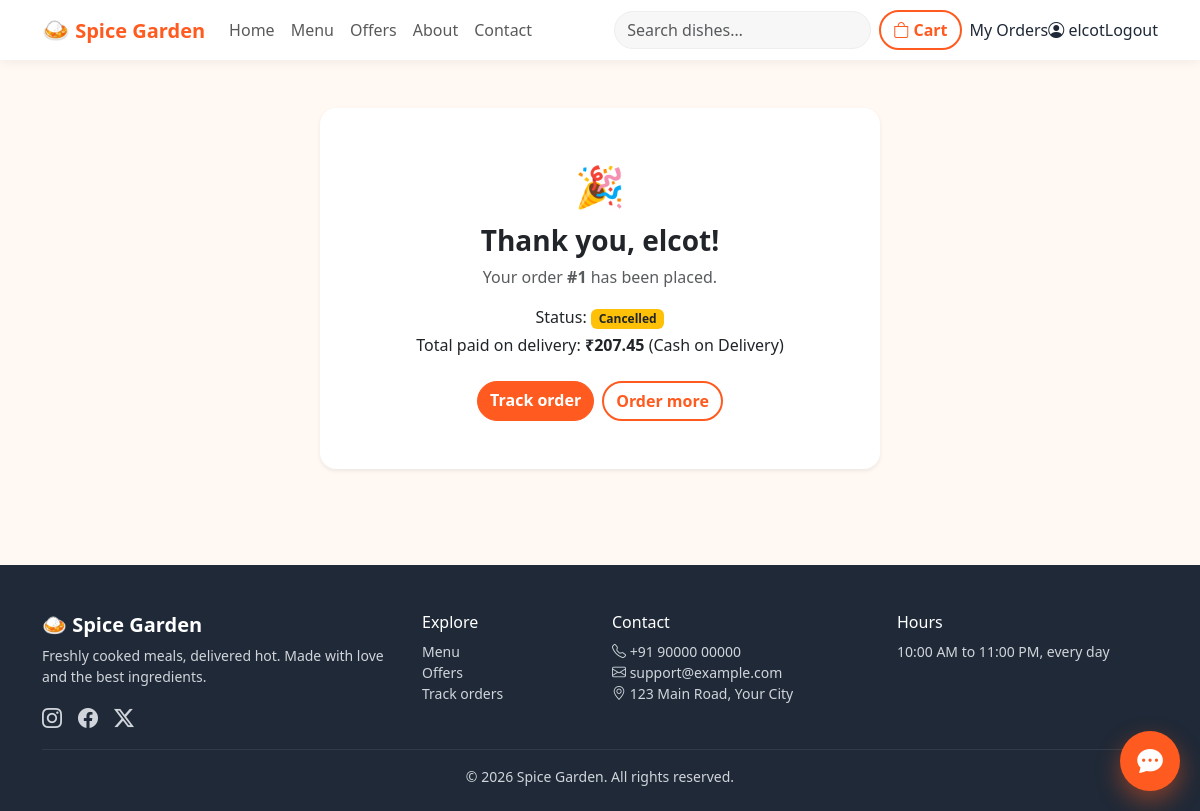
The app's page /orders/1/success/ (signed in) with its own data.
### orders/models.py (models this page shows, shortened)
class Order(models.Model):
    class Status(models.TextChoices):
        PLACED = "placed", "Order Placed"
        CONFIRMED = "confirmed", "Order Confirmed"
        PREPARING = "preparing", "Preparing"
        READY = "ready", "Ready for Pickup"
        OUT_FOR_DELIVERY = "out_for_delivery", "Out for Delivery"
        DELIVERED = "delivered", "Delivered"
        CANCELLED = "cancelled", "Cancelled"
    class PaymentMethod(models.TextChoices):
        COD = "cod", "Cash on Delivery"
        ONLINE = "online", "Online Payment (demo)"
    class PaymentStatus(models.TextChoices):
        PENDING = "pending", "Pending"
        PAID = "paid", "Paid"
        FAILED = "failed", "Failed"
        REFUNDED = "refunded", "Refunded"
    user = models.ForeignKey(settings.AUTH_USER_MODEL, on_delete=models.CASCADE, related_name="orders")
    coupon = models.ForeignKey(Coupon, null=True, blank=True, on_delete=models.SET_NULL, related_name="orders")
    status = models.CharField(max_length=20, choices=Status.choices, default=Status.PLACED, db_index=True)
    payment_method = models.CharField(max_length=10, choices=PaymentMethod.choices, default=PaymentMethod.COD)
    payment_status = models.CharField(max_length=10, choices=PaymentStatus.choices, default=PaymentStatus.PENDING)
    customer_name = models.CharField(max_length=120)
    phone = models.CharField(max_length=15)
    delivery_address = models.TextField()
    special_note = models.CharField(max_length=200, blank=True)
    subtotal = models.DecimalField(max_digits=10, decimal_places=2, default=Decimal("0.00"))
    discount = models.DecimalField(max_digits=10, decimal_places=2, default=Decimal("0.00"))
    tax = models.DecimalField(max_digits=10, decimal_places=2, default=Decimal("0.00"))
    delivery_fee = models.DecimalField(max_digits=10, decimal_places=2, default=Decimal("0.00"))
    total = models.DecimalField(max_digits=10, decimal_places=2, default=Decimal("0.00"))
    created_at = models.DateTimeField(auto_now_add=True)
    updated_at = models.DateTimeField(auto_now=True)
    class Meta:
        ordering = ["-created_at"]
        indexes = [models.Index(fields=["user", "status"])]

### orders/views.py (the view)
# urls.py: path("orders/<int:pk>/success/", views.order_success, name="order_success"),
@login_required
def order_success(request, pk):
    order = get_object_or_404(Order, pk=pk, user=request.user)
    return render(request, "order_success.html", {"order": order})

### orders/context_processors.py (called while the page is built)
def cart(request):
    cart_data = request.session.get("cart", {})
    return {"cart_count": sum(cart_data.values())}

def site(request):
    return {
        "site": {
            "name": settings.RESTAURANT_NAME,
            "hours": settings.RESTAURANT_HOURS,
            "address": settings.RESTAURANT_ADDRESS,
            "email": settings.SUPPORT_EMAIL,
            "phone": settings.SUPPORT_PHONE,
        }
    }

### templates/order_success.html (shortened to what this page needs)
{% extends "base.html" %}
{% block content %}
<div class="container py-5">
  <div class="card border-0 shadow-sm rounded-4 p-4 p-md-5 text-center mx-auto" style="max-width:560px">
    <div class="fs-1">🎉</div>
    <h1 class="h3 fw-bold mt-2">Thank you, {{ order.customer_name }}!</h1>
    <p class="text-muted">Your order <strong>#{{ order.pk }}</strong> has been placed.</p>
    <p class="mb-1">Status: <span class="badge bg-warning text-dark">{{ order.get_status_display }}</span></p>
    <p class="mb-4">Total paid on delivery: <strong>₹{{ order.total }}</strong> ({{ order.get_payment_method_display }})</p>
    <div class="d-flex gap-2 justify-content-center flex-wrap">
      <a class="btn btn-brand" href="{% url 'order_detail' order.pk %}">Track order</a>
      <a class="btn btn-outline-brand" href="{% url 'menu' %}">Order more</a>
    </div>
  </div>
</div>
{% endblock %}

### templates/base.html (shortened to what this page needs)
{% load static %}
<!doctype html>
<html lang="en">
<head>
  <link href="https://cdn.jsdelivr.net/npm/bootstrap@5.3.3/dist/css/bootstrap.min.css" rel="stylesheet">
  <link href="https://cdn.jsdelivr.net/npm/bootstrap-icons@1.11.3/font/bootstrap-icons.min.css" rel="stylesheet">
  <link href="{% static 'css/style.css' %}" rel="stylesheet">
  <link href="{% static 'css/chatbot.css' %}" rel="stylesheet">
</head>
<body class="d-flex flex-column min-vh-100">
<nav class="navbar navbar-expand-lg sticky-top brand-nav">
  <div class="container">
    <a class="navbar-brand fw-bold" href="{% url 'home' %}"><span class="brand-logo">🍛</span> {{ site.name }}</a>
    <div class="collapse navbar-collapse" id="mainNav">
      <ul class="navbar-nav me-auto">
        <li class="nav-item"><a class="nav-link" href="{% url 'home' %}">Home</a></li>
        <li class="nav-item"><a class="nav-link" href="{% url 'menu' %}">Menu</a></li>
        <li class="nav-item"><a class="nav-link" href="{% url 'home' %}#offers">Offers</a></li>
        <li class="nav-item"><a class="nav-link" href="{% url 'home' %}#about">About</a></li>
        <li class="nav-item"><a class="nav-link" href="#contact">Contact</a></li>
      </ul>
      <form class="search-form me-lg-2 my-2 my-lg-0" action="{% url 'menu' %}" method="get" role="search">
        <input class="form-control" type="search" name="q" placeholder="Search dishes…" aria-label="Search dishes" value="{{ request.GET.q }}">
      </form>
      <a class="btn btn-outline-brand me-lg-2 mb-2 mb-lg-0" href="{% url 'cart' %}" aria-label="View cart">
        <i class="bi bi-bag"></i> Cart {% if cart_count %}<span class="badge bg-brand">{{ cart_count }}</span>{% endif %}
      </a>
      {% if user.is_authenticated %}
        <a class="nav-link" href="{% url 'order_list' %}">My Orders</a>
        <a class="nav-link" href="{% url 'profile' %}"><i class="bi bi-person-circle"></i> {{ user.first_name|default:user.username }}</a>
        <form method="post" action="{% url 'logout' %}" class="d-inline">
          <button class="btn btn-link nav-link" type="submit">Logout</button>
        </form>
      {% else %}
        <a class="btn btn-brand me-2" href="{% url 'login' %}">Login</a>
        <a class="btn btn-outline-brand" href="{% url 'signup' %}">Sign up</a>
      {% endif %}
    </div>
  </div>
</nav>
<main class="flex-grow-1">
  {% block content %}{% endblock %}
</main>
<footer class="site-footer mt-5 pt-5 pb-4" id="contact">
  <div class="container">
    <div class="row g-4">
      <div class="col-md-4">
        <h5 class="text-white fw-bold">🍛 {{ site.name }}</h5>
        <p class="small">Freshly cooked meals, delivered hot. Made with love and the best ingredients.</p>
        <div class="d-flex gap-3 fs-5">
          <a href="#" aria-label="Instagram"><i class="bi bi-instagram"></i></a>
          <a href="#" aria-label="Facebook"><i class="bi bi-facebook"></i></a>
          <a href="#" aria-label="Twitter"><i class="bi bi-twitter-x"></i></a>
        </div>
      </div>
      <div class="col-6 col-md-2">
        <h6 class="text-white">Explore</h6>
        <ul class="list-unstyled small">
          <li><a href="{% url 'menu' %}">Menu</a></li>
          <li><a href="{% url 'home' %}#offers">Offers</a></li>
          <li><a href="{% url 'order_list' %}">Track orders</a></li>
        </ul>
      </div>
      <div class="col-6 col-md-3">
        <h6 class="text-white">Contact</h6>
        <ul class="list-unstyled small">
          <li><i class="bi bi-telephone"></i> {{ site.phone }}</li>
          <li><i class="bi bi-envelope"></i> {{ site.email }}</li>
          <li><i class="bi bi-geo-alt"></i> {{ site.address }}</li>
        </ul>
      </div>
      <div class="col-md-3">
        <h6 class="text-white">Hours</h6>
        <p class="small">{{ site.hours }}</p>
      </div>
    </div>
    <hr class="border-secondary">
    <p class="small text-center mb-0">© {% now "Y" %} {{ site.name }}. All rights reserved.</p>
  </div>
</footer>
{% include "partials/chatbot.html" %}
</body>
</html>

### static/css/style.css (style rules this page uses)
:root { --brand: #ff5a1f; --brand-dark: #e8480c; --coral: #ff7a59; --ink: #1f2937; --muted: #6b7280; --bg: #fff8f3; }
body { background: var(--bg); color: var(--ink); font-family: system-ui, -apple-system, "Segoe UI", Roboto, Helvetica, Arial, sans-serif; }
.btn-brand { background: var(--brand); border-color: var(--brand); color: #fff; border-radius: 999px; font-weight: 600; transition: background .2s, transform .15s; }
.btn-outline-brand { color: var(--brand); border: 2px solid var(--brand); border-radius: 999px; font-weight: 600; }
.brand-nav { background: #fff; box-shadow: 0 2px 12px rgba(0,0,0,.06); }
.navbar-brand { color: var(--brand) !important; }
.brand-logo { font-size: 1.4rem; }
.search-form { min-width: 220px; }
.search-form .form-control { border-radius: 999px; background: #f7f7f7; border: 1px solid #eee; }
.site-footer { background: #1f2937; color: #d1d5db; }
.site-footer a { color: #d1d5db; text-decoration: none; }
.card { transition: box-shadow .2s; }

### records on screen
Order: customer_name "elcot", pk "1", status "Cancelled", total "207.45", payment_method "Cash on Delivery"

### other values on screen
{{ site.name }} "Spice Garden"
{{ user.first_name|default:user.username }} "elcot"
{{ site.phone }} "+91 90000 00000"
{{ site.email }} "support@example.com"
{{ site.address }} "123 Main Road, Your City"
{{ site.hours }} "10:00 AM to 11:00 PM, every day"
